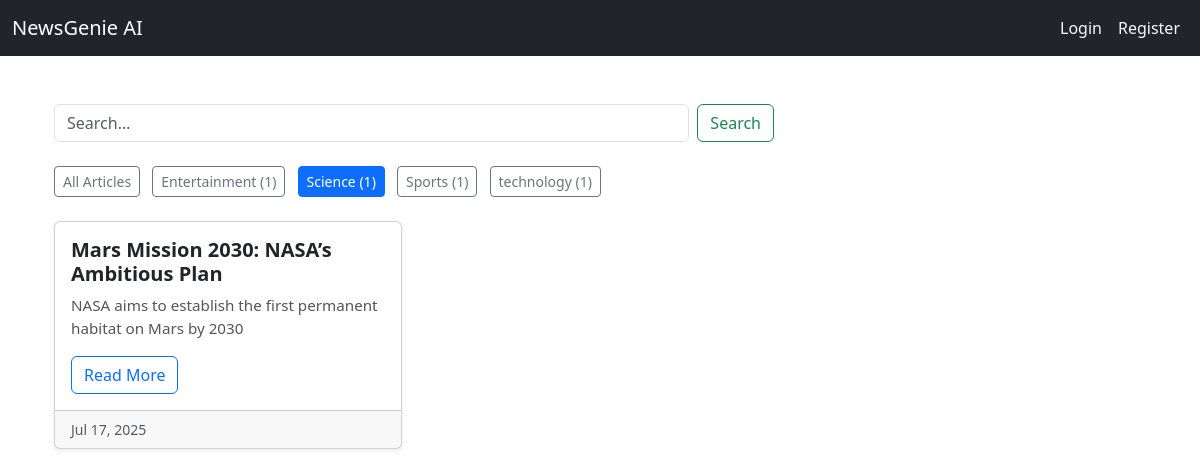
Page /news/?category=Science on the committed database.
### news/models.py (models this page shows, shortened)
class Category(models.Model):
    name = models.CharField(max_length=100)
    description = models.TextField(blank=True)
    class Meta:
        verbose_name_plural = "Categories"

class Article(models.Model):
    title = models.CharField(max_length=200)
    content = models.TextField()
    summary = models.TextField(blank=True)
    source_url = models.URLField()
    category = models.ForeignKey(Category, on_delete=models.CASCADE, related_name='articles')
    published_date = models.DateTimeField(default=timezone.now)
    created_at = models.DateTimeField(auto_now_add=True)
    audio_file = models.FileField(upload_to='audio/', blank=True, null=True)
    class Meta:
        ordering = ['-published_date']

### news/views.py (the view)
# urls.py: path('', ArticleListView.as_view(), name='article_list'),  # /news/
class ArticleListView(ListView):
    model = Article
    template_name = 'news/article_list.html'
    context_object_name = 'articles'
    paginate_by = 6
    ordering = ['-published_date']
    def get_queryset(self):
        queryset = super().get_queryset()
        category_name = self.request.GET.get('category')
        search_query = self.request.GET.get('q')
        if category_name:
            queryset = queryset.filter(category__name__iexact=category_name)
        if search_query:
            queryset = queryset.filter(
                Q(title__icontains=search_query) |
                Q(content__icontains=search_query) |
                Q(category__name__icontains=search_query)
            )
        return queryset
    def get_context_data(self, **kwargs):
        context = super().get_context_data(**kwargs)
        context['categories'] = Category.objects.annotate(
            article_count=Count('articles')
        ).order_by('name')
        context['current_category'] = self.request.GET.get('category', 'All')
        context['search_query'] = self.request.GET.get('q', '')
        return context

### news/templates/news/article_list.html (shortened to what this page needs)
{% extends 'base.html' %}
{% load static %}
{% block content %}
<div class="container mt-5">
  <div class="row mb-4">
    <div class="col-md-8">
      <form class="d-flex" method="GET" action=".">
        <input name="q" class="form-control me-2" placeholder="Search…" value="{{ search_query }}">
        <button class="btn btn-outline-success">Search</button>
      </form>
    </div>
  </div>
  <div class="row mb-4">
    <div class="col">
      <a href="." class="btn btn-sm {% if current_category == 'All' %}btn-primary{% else %}btn-outline-secondary{% endif %} me-2">All Articles</a>
      {% for category in categories %}
        <a href="?category={{ category.name }}{% if search_query %}&q={{ search_query }}{% endif %}"
           class="btn btn-sm {% if current_category == category.name %}btn-primary{% else %}btn-outline-secondary{% endif %} me-2">
          {{ category.name }} ({{ category.article_count }})
        </a>
      {% endfor %}
    </div>
  </div>
  <div class="row">
    {% for article in articles %}
      <div class="col-md-4 mb-4">
        <div class="card h-100 shadow-sm">
          <div class="card-body">
            <h5 class="card-title">{{ article.title }}</h5>
            <p class="card-text">
              {% if article.summary %}
                {{ article.summary|truncatewords:25 }}
              {% else %}
                {{ article.content|truncatewords:25 }}
              {% endif %}
            </p>
            <a href="{% url 'news:article_detail' article.pk %}" class="btn btn-outline-primary">Read More</a>
          </div>
          <div class="card-footer text-muted small">
            {{ article.published_date|date:"M d, Y" }}
          </div>
        </div>
      </div>
    {% empty %}
      <div class="col">
        <p>No articles found.</p>
      </div>
    {% endfor %}
  </div>
</div>
{% endblock %}

### news/static/css/styles.css (style rules this page uses)
.card-title { font-weight: 600; color: #003366; }
.card-text { font-size: 0.95rem; color: #555; }

### rows in the picture
Category: name "Entertainment", article_count "1"
Category: name "Science", article_count "1"
Category: name "Sports", article_count "1"
Category: name "technology", article_count "1"
Article: title "Mars Mission 2030: NASA’s Ambitious Plan", summary "NASA aims to establish the first permanent habitat on Mars by 2030", published_date "Jul 17, 2025"
